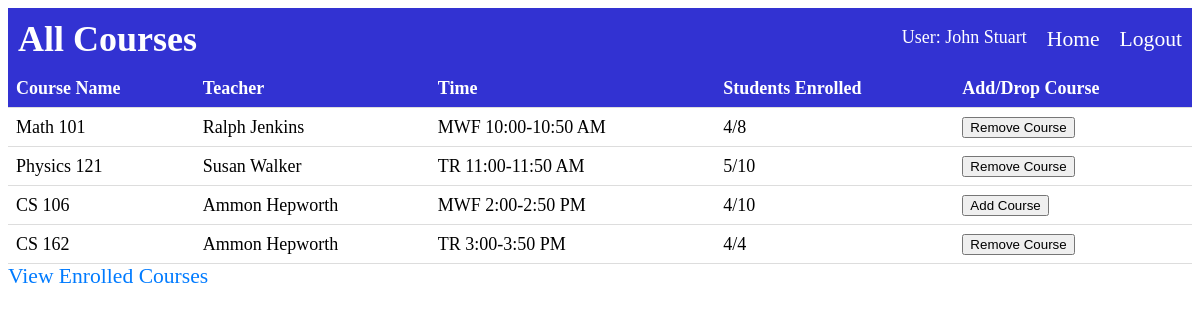
The page /user (signed in) on the database its author committed.
### app.py (models this page shows, shortened)
class Users(UserMixin, db.Model):
    __tablename__ = "Users"
    id = db.Column(db.Integer, primary_key = True)
    username = db.Column(db.String, nullable = False)
    name = db.Column(db.String, nullable = False)
    password = db.Column(db.String, nullable = False)
    accountId = db.Column(db.Integer, nullable = False)
    enrolled = db.relationship('EnrolledClasses', back_populates = 'user')

class Courses(db.Model):
    __tablename__ = "Courses"
    course_id = db.Column(db.Integer, primary_key = True)
    course_name = db.Column(db.String, nullable = False)
    course_teacher = db.Column(db.String, nullable = False)
    course_time = db.Column(db.String, nullable = False)
    students_enrolled = db.Column(db.Integer, nullable = False)
    capacity = db.Column(db.Integer, nullable = False)
    enrolled = db.relationship('EnrolledClasses', back_populates = 'course')

### app.py (the view)
@app.route("/user")
def studentUser():
    enrolled_courses = current_user.enrolled
    allCourses = Courses.query.all()
    courseId_list = []
    for ec in enrolled_courses:
        print(ec.courses_id)
        courseId_list.append(ec.courses_id)
    name = current_user.name
    return render_template('all_courses.html', allCourses=allCourses, user = courseId_list,name = name)

### app.py (called while the page is built)
@login_manager.user_loader
def load_user(user_id):
    return Users.query.get(user_id)

### templates/all_courses.html (shortened to what this page needs)
{% extends "base.html" %}
{% block heading %}
    All Courses
{% endblock %}
{% block content %}
  <body>
    <table>
        <thead>
          <tr>
            <th>Course Name</th>
            <th>Teacher</th>
            <th>Time</th>
            <th>Students Enrolled</th>
            <th>Add/Drop Course</th>
          </tr>
        </thead>
        <tbody>
          {% for course in allCourses %}
            <tr>
              <td>{{ course.course_name }}</td>
              <td>{{ course.course_teacher }}</td>
              <td>{{ course.course_time }}</td>
              <td>{{ course.students_enrolled }}/{{ course.capacity }}</td>
              <td>
                {% if course.course_id in user %}
                    <form action="/remove_course" method="post">
                    <button type="submit" class="add-course-btn">Remove Course</button>
                    </form>
                {% else %}
                  {% if course.students_enrolled == course.capacity %}
                    <form action="/add_course" method="post">
                      <input type="hidden" name="course_id" value="{{ course.course_id }}">
                      <button type="submit" class="add-course-btn" disabled>Course Full</button>
                      </form>
                    {% else %}
                    <form action="/add_course" method="post">
                    <button type="submit" class="add-course-btn">Add Course</button>
                    </form>
                {% endif %}
              {% endif %}
              </td>
            </tr>
          {% endfor %}
        </tbody>
      </table>
      <a href="{{ url_for('enrolled_courses') }}">View Enrolled Courses</a>
  </body>
  {% endblock %}

### templates/base.html (shortened to what this page needs)
<!DOCTYPE html>
<html>
<head>
    <link rel="stylesheet" href="{{ url_for('static', filename='style.css') }}">
</head>
<body>
    <nav class="navbar">
        <div class="navbar-container">
            <h1>{% block heading %}{% endblock %}</h1>
            <ul>
                <li class = 'displayName'>User: {{name}}</li>
                <li><a href="{{ url_for('index') }}">Home</a></li>
                {% if current_user.is_authenticated %}
                    <li><a href="{{ url_for('logout') }}">Logout</a></li>
                {% else %}
                    <li><a href="{{ url_for('login') }}">Login</a></li>
                {% endif %}
            </ul>
        </div>
    </nav>
    <div class="content">
        {% block content %}{% endblock %}
    </div>
</body>
</html>

### static/style.css (style rules this page uses)
table { border-collapse: collapse; width: 100%; }
th, td { padding: 8px; text-align: left; border-bottom: 1px solid #ddd; }
th { background-color: rgb(50, 50, 210); color: white; }
.navbar { background-color: rgb(50, 50, 210); overflow: hidden; }
.navbar-container { display: flex; justify-content: space-between; align-items: center; padding: 10px; }
.navbar h1 { color: #fff; margin: 0; }
.navbar ul { list-style: none; margin: 0; padding: 0; display: flex; }
.navbar li { margin-left: 20px; }
.navbar a { color: #fff; text-decoration: none; }
a { color: #007bff; text-decoration: none; }
body { font-size: 18px; }
h1 { font-size: 2em; }
a { font-size: 1.2em; }
.displayName { color: white; }

### rows shown on the page
Users: name "John Stuart"
Courses: course_name "Math 101", course_teacher "Ralph Jenkins", course_time "MWF 10:00-10:50 AM", students_enrolled "4", capacity "8"
Courses: course_name "Physics 121", course_teacher "Susan Walker", course_time "TR 11:00-11:50 AM", students_enrolled "5", capacity "10"
Courses: course_name "CS 106", course_teacher "Ammon Hepworth", course_time "MWF 2:00-2:50 PM", students_enrolled "4", capacity "10"
Courses: course_name "CS 162", course_teacher "Ammon Hepworth", course_time "TR 3:00-3:50 PM", students_enrolled "4", capacity "4"
